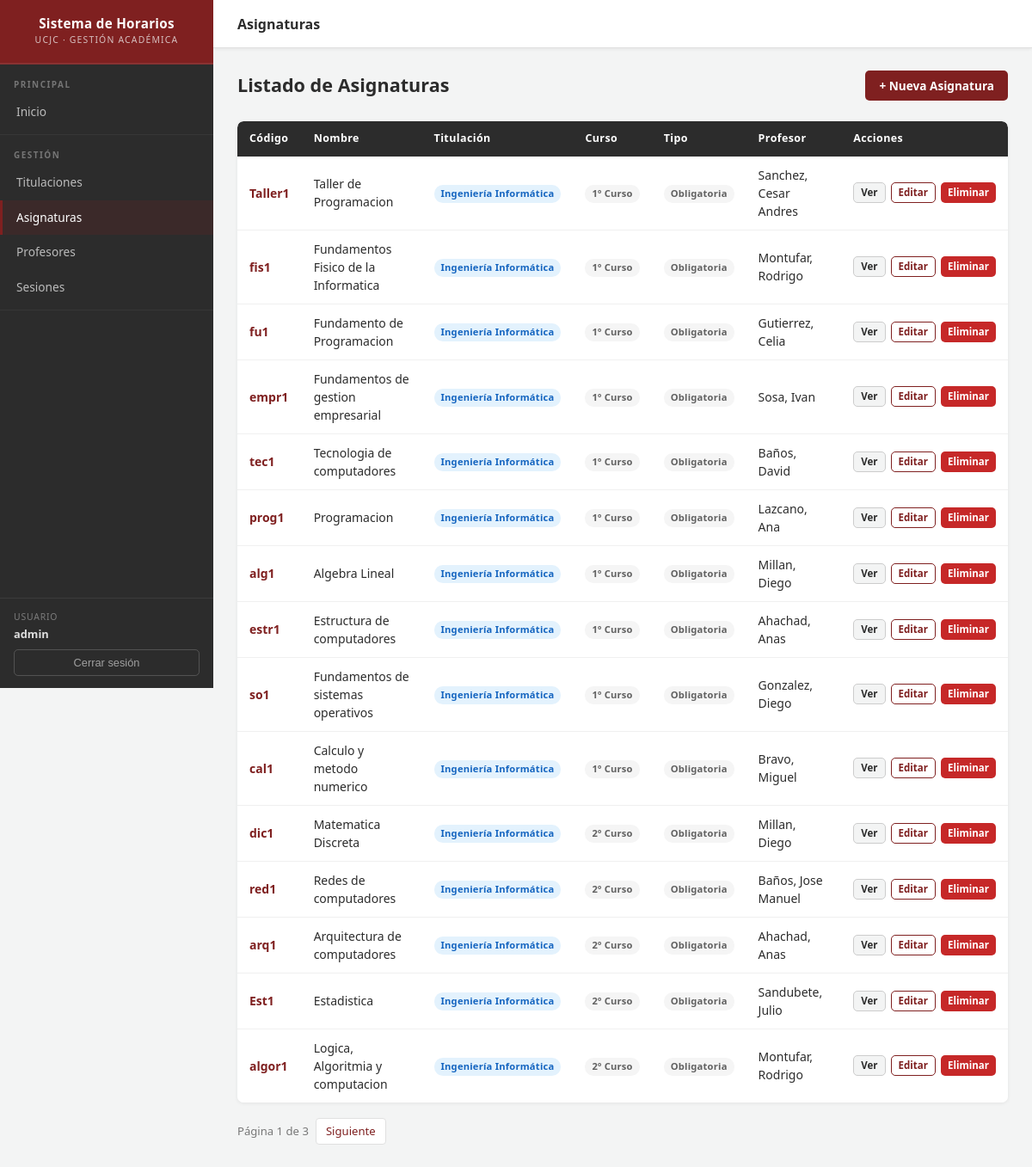
Screenshot of /horarios/asignaturas/ (signed in) with the database file from the repository.
### horarios/models.py (models this page shows, shortened)
class Asignatura(models.Model):
    CURSOS = [
        (1, '1º Curso'),
        (2, '2º Curso'),
        (3, '3º Curso'),
        (4, '4º Curso'),
        (5, '5º Curso'),
    ]
    nombre = models.CharField(max_length=200)
    codigo = models.CharField(max_length=20, unique=True)
    titulacion = models.ForeignKey(
        Titulacion,
        on_delete=models.PROTECT,
        related_name='asignaturas',
        verbose_name='Titulación',
    )
    curso = models.IntegerField(choices=CURSOS)
    es_electiva = models.BooleanField(
        default=False,
        verbose_name='Es electiva',
        help_text='Las asignaturas electivas pueden compartir franja horaria con otras electivas del mismo curso.',
    )
    profesor = models.ForeignKey(
        Profesor,
        on_delete=models.SET_NULL,
        null=True,
        blank=True,
        related_name='asignaturas',
    )
    sesiones = models.ManyToManyField(Sesion, blank=True)
    def get_absolute_url(self):
        return reverse('asignatura-detail', args=[str(self.id)])

class Titulacion(models.Model):
    codigo = models.CharField(max_length=10, unique=True, verbose_name='Código')
    nombre = models.CharField(max_length=200, verbose_name='Nombre')
    class Meta:
        ordering = ['nombre']
        verbose_name = 'Titulación'
        verbose_name_plural = 'Titulaciones'

class Profesor(models.Model):
    nombre = models.CharField(max_length=100)
    apellidos = models.CharField(max_length=100)
    email = models.EmailField(blank=True, null=True)
    def __str__(self):
        return f"{self.apellidos}, {self.nombre}"

### horarios/views.py (the view)
# urls.py: path('asignaturas/', views.AsignaturaListView.as_view(), name='asignaturas'),
class AsignaturaListView(generic.ListView):
    model = Asignatura
    paginate_by = 15

### horarios/templates/horarios/asignatura_list.html (shortened to what this page needs)
{% extends "base_generic.html" %}
{% block page_title %}Asignaturas{% endblock %}
{% block content %}
<div class="page-header">
  <h2>Listado de Asignaturas</h2>
  {% if user.is_authenticated %}
  <a href="{% url 'asignatura-create' %}" class="btn btn-primary">+ Nueva Asignatura</a>
  {% endif %}
</div>
{% if asignatura_list %}
<div class="card">
  <div class="table-wrapper" style="border-radius: 7px;">
    <table class="data-table">
      <thead>
        <tr>
          <th>Código</th>
          <th>Nombre</th>
          <th>Titulación</th>
          <th>Curso</th>
          <th>Tipo</th>
          <th>Profesor</th>
          <th>Acciones</th>
        </tr>
      </thead>
      <tbody>
        {% for asignatura in asignatura_list %}
        <tr>
          <td>
            <a href="{{ asignatura.get_absolute_url }}" style="font-weight: 700; color: var(--crimson);">
              {{ asignatura.codigo }}
            </a>
          </td>
          <td>{{ asignatura.nombre }}</td>
          <td>
            <span class="badge
              {% if asignatura.titulacion.codigo == 'II' %}badge-blue
              {% elif asignatura.titulacion.codigo == 'IR' %}badge-green
              {% elif asignatura.titulacion.codigo == 'IT' %}badge-orange
              {% elif asignatura.titulacion.codigo == 'DG' %}badge-purple
              {% else %}badge-gray{% endif %}">
              {{ asignatura.titulacion.nombre }}
            </span>
          </td>
          <td><span class="badge badge-gray">{{ asignatura.get_curso_display }}</span></td>
          <td>
            {% if asignatura.es_electiva %}
            <span class="badge badge-orange">Electiva</span>
            {% else %}
            <span class="badge badge-gray">Obligatoria</span>
            {% endif %}
          </td>
          <td>{{ asignatura.profesor|default:"—" }}</td>
          <td>
            <div style="display: flex; gap: 6px;">
              <a href="{{ asignatura.get_absolute_url }}" class="btn btn-secondary btn-xs">Ver</a>
              {% if user.is_authenticated %}
              <a href="{% url 'asignatura-update' asignatura.id %}" class="btn btn-outline btn-xs">Editar</a>
              <a href="{% url 'asignatura-delete' asignatura.id %}" class="btn btn-danger btn-xs">Eliminar</a>
              {% endif %}
            </div>
          </td>
        </tr>
        {% endfor %}
      </tbody>
    </table>
  </div>
</div>
{% endif %}
{% endblock %}

### horarios/templates/base_generic.html (shortened to what this page needs)
{% load static %}
<!DOCTYPE html>
<html lang="es">
<head>
  <link rel="stylesheet" href="{% static 'css/style.css' %}">
</head>
<body>
<div class="layout">
  <aside class="sidebar">
    <div class="sidebar-brand">
      <div class="brand-title">Sistema de Horarios</div>
      <span class="brand-sub">UCJC · Gestión Académica</span>
    </div>
    <div class="sidebar-section">
      <p class="sidebar-section-label">Principal</p>
      <nav>
        <a href="{% url 'index' %}"
           {% if request.resolver_match.url_name == 'index' %}class="active"{% endif %}>
          Inicio
        </a>
      </nav>
    </div>
    <div class="sidebar-section">
      <p class="sidebar-section-label">Gestión</p>
      <nav>
        <a href="{% url 'titulaciones' %}"
           {% if 'titulacion' in request.resolver_match.url_name %}class="active"{% endif %}>
          Titulaciones
        </a>
        <a href="{% url 'asignaturas' %}"
           {% if 'asignatura' in request.resolver_match.url_name %}class="active"{% endif %}>
          Asignaturas
        </a>
        <a href="{% url 'profesores' %}"
           {% if 'profesor' in request.resolver_match.url_name %}class="active"{% endif %}>
          Profesores
        </a>
        <a href="{% url 'sesiones' %}"
           {% if 'sesion' in request.resolver_match.url_name %}class="active"{% endif %}>
          Sesiones
        </a>
      </nav>
    </div>
    <div class="sidebar-user">
      {% if user.is_authenticated %}
        <span class="user-label">Usuario</span>
        <span class="user-name">{{ user.get_username }}</span>
        <form action="{% url 'logout' %}" method="post">
          <button type="submit" class="btn-logout">Cerrar sesión</button>
        </form>
      {% else %}
        <a href="{% url 'login' %}?next={{ request.path }}" class="sidebar-login-link">
          Iniciar sesión
        </a>
      {% endif %}
    </div>
  </aside>
  <div class="main-wrapper">
    <div class="top-bar">
      <div class="top-bar-title">{% block page_title %}Sistema de Horarios{% endblock %}</div>
    </div>
    <div class="page-body">
      {% block content %}{% endblock %}
      {% block pagination %}
        {% if is_paginated %}
          <div class="pagination">
            <span>Página {{ page_obj.number }} de {{ page_obj.paginator.num_pages }}</span>
            {% if page_obj.has_next %}
              <a href="{{ request.path }}?page={{ page_obj.next_page_number }}">Siguiente</a>
            {% endif %}
          </div>
        {% endif %}
      {% endblock %}
    </div>
  </div>
</div>
</body>
</html>

### rows the page displays
Asignatura: codigo "Taller1", nombre "Taller de Programacion", titulacion.nombre "Ingeniería Informática", curso "1º Curso", es_electiva "Obligatoria", profesor "Sanchez, Cesar Andres"
Asignatura: codigo "fis1", nombre "Fundamentos Fisico de la Informatica", titulacion.nombre "Ingeniería Informática", curso "1º Curso", es_electiva "Obligatoria", profesor "Montufar, Rodrigo"
Asignatura: codigo "fu1", nombre "Fundamento de Programacion", titulacion.nombre "Ingeniería Informática", curso "1º Curso", es_electiva "Obligatoria", profesor "Gutierrez, Celia"
Asignatura: codigo "empr1", nombre "Fundamentos de gestion empresarial", titulacion.nombre "Ingeniería Informática", curso "1º Curso", es_electiva "Obligatoria", profesor "Sosa, Ivan"
Asignatura: codigo "tec1", nombre "Tecnologia de computadores", titulacion.nombre "Ingeniería Informática", curso "1º Curso", es_electiva "Obligatoria", profesor "Baños, David"
Asignatura: codigo "prog1", nombre "Programacion", titulacion.nombre "Ingeniería Informática", curso "1º Curso", es_electiva "Obligatoria", profesor "Lazcano, Ana"
Asignatura: codigo "alg1", nombre "Algebra Lineal", titulacion.nombre "Ingeniería Informática", curso "1º Curso", es_electiva "Obligatoria", profesor "Millan, Diego"
Asignatura: codigo "estr1", nombre "Estructura de computadores", titulacion.nombre "Ingeniería Informática", curso "1º Curso", es_electiva "Obligatoria", profesor "Ahachad, Anas"
Asignatura: codigo "so1", nombre "Fundamentos de sistemas operativos", titulacion.nombre "Ingeniería Informática", curso "1º Curso", es_electiva "Obligatoria", profesor "Gonzalez, Diego"
Asignatura: codigo "cal1", nombre "Calculo y metodo numerico", titulacion.nombre "Ingeniería Informática", curso "1º Curso", es_electiva "Obligatoria", profesor "Bravo, Miguel"
Asignatura: codigo "dic1", nombre "Matematica Discreta", titulacion.nombre "Ingeniería Informática", curso "2º Curso", es_electiva "Obligatoria", profesor "Millan, Diego"
Asignatura: codigo "red1", nombre "Redes de computadores", titulacion.nombre "Ingeniería Informática", curso "2º Curso", es_electiva "Obligatoria", profesor "Baños, Jose Manuel"
Asignatura: codigo "arq1", nombre "Arquitectura de computadores", titulacion.nombre "Ingeniería Informática", curso "2º Curso", es_electiva "Obligatoria", profesor "Ahachad, Anas"
Asignatura: codigo "Est1", nombre "Estadistica", titulacion.nombre "Ingeniería Informática", curso "2º Curso", es_electiva "Obligatoria", profesor "Sandubete, Julio"
Asignatura: codigo "algor1", nombre "Logica, Algoritmia y computacion", titulacion.nombre "Ingeniería Informática", curso "2º Curso", es_electiva "Obligatoria", profesor "Montufar, Rodrigo"

### other values shown
{{ user.get_username }} "admin"
{{ page_obj.number }} "1"
{{ page_obj.paginator.num_pages }} "3"
